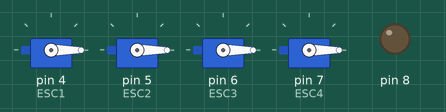
This sketch was run on a simulated Arduino Uno, built with avr-gcc and run on an emulated ATmega328P. Parts: 4 × servo, output pins drawn as LEDs (lit = HIGH).

Above: at 0.1 s.
At 10.1 s:
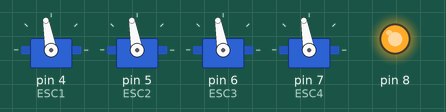
Timing chart, 0 to 11.6 s (numbered marks = the images above):
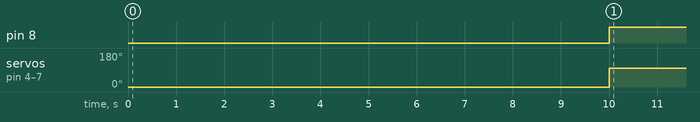

The sketch:

const_speed.ino
```cpp
/*
 * Oscar Johansson
 *
 * A simple esc test
 * It will  test a esc controller motor by looping through different speeds
 * Suitible to use to determine speed limits and to verify that the hardware works
 */


#include <Servo.h>

Servo ESC1; // Define the escs
Servo ESC2; // Define the escs
Servo ESC3; // Define the escs
Servo ESC4; // Define the escs

void esc_setup(){
  setSpeed(0);
  delay(10000);
}

void setSpeed(int speed){
  ESC1.write(speed);
  ESC2.write(speed);
  ESC3.write(speed);
  ESC4.write(speed);
}

void setup() {
 pinMode(8, OUTPUT);
 ESC1.attach(4);
 ESC2.attach(5);
 ESC3.attach(6);
 ESC4.attach(7);//Adds ESC to certain pin
 esc_setup();
}

void loop() {
  digitalWrite(8,HIGH);
  setSpeed(100);
}
```

Measured:
- by itself, pin 8: LOW → HIGH at 10.0 s
- by itself, servo on pin 4 (ESC1), servo on pin 5 (ESC2), servo on pin 6 (ESC3), servo on pin 7 (ESC4): 0° → 100° at 10.0 s
